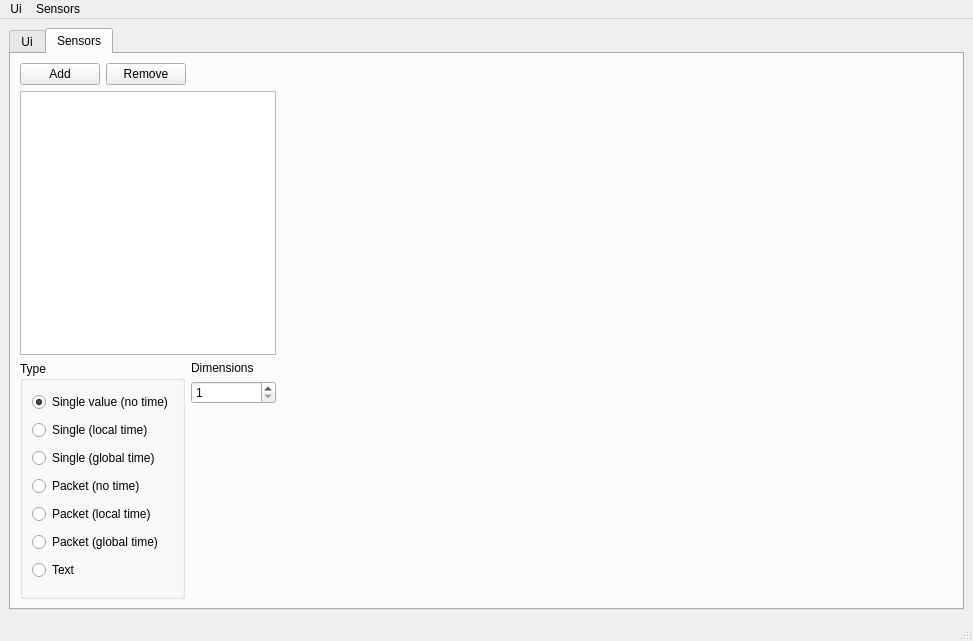
<?xml version="1.0" encoding="UTF-8"?>
<ui version="4.0">
 <class>MainWindow</class>
 <widget class="QMainWindow" name="MainWindow">
  <property name="geometry">
   <rect>
    <x>0</x>
    <y>0</y>
    <width>973</width>
    <height>641</height>
   </rect>
  </property>
  <property name="windowTitle">
   <string>MainWindow</string>
  </property>
  <widget class="QWidget" name="centralwidget">
   <layout class="QHBoxLayout" name="horizontalLayout" stretch="0">
    <property name="leftMargin">
     <number>9</number>
    </property>
    <property name="topMargin">
     <number>9</number>
    </property>
    <property name="rightMargin">
     <number>9</number>
    </property>
    <item>
     <widget class="QTabWidget" name="tabWidget">
      <property name="currentIndex">
       <number>1</number>
      </property>
      <widget class="QWidget" name="tab">
       <attribute name="title">
        <string>Ui</string>
       </attribute>
       <layout class="QHBoxLayout" name="horizontalLayout_4" stretch="1,2">
        <property name="leftMargin">
         <number>4</number>
        </property>
        <property name="topMargin">
         <number>4</number>
        </property>
        <property name="rightMargin">
         <number>4</number>
        </property>
        <property name="bottomMargin">
         <number>4</number>
        </property>
        <item>
         <widget class="QWidget" name="widget" native="true">
          <layout class="QVBoxLayout" name="verticalLayout_4" stretch="0,4,1">
           <property name="leftMargin">
            <number>0</number>
           </property>
           <property name="topMargin">
            <number>0</number>
           </property>
           <property name="rightMargin">
            <number>0</number>
           </property>
           <property name="bottomMargin">
            <number>0</number>
           </property>
           <item>
            <widget class="QWidget" name="toolbar" native="true">
             <layout class="QHBoxLayout" name="horizontalLayout_3">
              <property name="leftMargin">
               <number>0</number>
              </property>
              <property name="topMargin">
               <number>0</number>
              </property>
              <property name="rightMargin">
               <number>0</number>
              </property>
              <property name="bottomMargin">
               <number>0</number>
              </property>
              <item>
               <widget class="QPushButton" name="addGroupBtn">
                <property name="minimumSize">
                 <size>
                  <width>41</width>
                  <height>26</height>
                 </size>
                </property>
                <property name="maximumSize">
                 <size>
                  <width>41</width>
                  <height>26</height>
                 </size>
                </property>
                <property name="font">
                 <font>
                  <weight>75</weight>
                  <bold>true</bold>
                 </font>
                </property>
                <property name="toolTip">
                 <string>Add group</string>
                </property>
                <property name="text">
                 <string>+ Grp</string>
                </property>
               </widget>
              </item>
              <item>
               <widget class="QPushButton" name="addControlBtn">
                <property name="minimumSize">
                 <size>
                  <width>41</width>
                  <height>26</height>
                 </size>
                </property>
                <property name="maximumSize">
                 <size>
                  <width>41</width>
                  <height>26</height>
                 </size>
                </property>
                <property name="font">
                 <font>
                  <weight>75</weight>
                  <bold>true</bold>
                 </font>
                </property>
                <property name="toolTip">
                 <string>Add control</string>
                </property>
                <property name="text">
                 <string>+ Ctl</string>
                </property>
               </widget>
              </item>
              <item>
               <widget class="QPushButton" name="addParamBtn">
                <property name="minimumSize">
                 <size>
                  <width>41</width>
                  <height>26</height>
                 </size>
                </property>
                <property name="maximumSize">
                 <size>
                  <width>41</width>
                  <height>26</height>
                 </size>
                </property>
                <property name="font">
                 <font>
                  <weight>75</weight>
                  <bold>true</bold>
                 </font>
                </property>
                <property name="toolTip">
                 <string>Add parameter</string>
                </property>
                <property name="text">
                 <string>+ Prm</string>
                </property>
               </widget>
              </item>
              <item>
               <widget class="QPushButton" name="removeBtn">
                <property name="minimumSize">
                 <size>
                  <width>41</width>
                  <height>26</height>
                 </size>
                </property>
                <property name="maximumSize">
                 <size>
                  <width>41</width>
                  <height>26</height>
                 </size>
                </property>
                <property name="font">
                 <font>
                  <weight>75</weight>
                  <bold>true</bold>
                 </font>
                </property>
                <property name="toolTip">
                 <string>Remove element</string>
                </property>
                <property name="text">
                 <string>--</string>
                </property>
               </widget>
              </item>
              <item>
               <spacer name="horizontalSpacer">
                <property name="orientation">
                 <enum>Qt::Horizontal</enum>
                </property>
                <property name="sizeHint" stdset="0">
                 <size>
                  <width>47</width>
                  <height>20</height>
                 </size>
                </property>
               </spacer>
              </item>
             </layout>
            </widget>
           </item>
           <item>
            <widget class="QTreeWidget" name="controlsTree">
             <attribute name="headerVisible">
              <bool>false</bool>
             </attribute>
             <column>
              <property name="text">
               <string notr="true">1</string>
              </property>
             </column>
            </widget>
           </item>
           <item>
            <widget class="QWidget" name="elemPropsWidget" native="true"/>
           </item>
          </layout>
         </widget>
        </item>
        <item>
         <widget class="QWidget" name="widget_2" native="true">
          <layout class="QVBoxLayout" name="verticalLayout_3" stretch="2,1">
           <property name="leftMargin">
            <number>0</number>
           </property>
           <property name="topMargin">
            <number>0</number>
           </property>
           <property name="rightMargin">
            <number>0</number>
           </property>
           <property name="bottomMargin">
            <number>0</number>
           </property>
           <item>
            <widget class="QScrollArea" name="controlsView">
             <property name="widgetResizable">
              <bool>true</bool>
             </property>
             <widget class="QWidget" name="scrollAreaWidgetContents">
              <property name="geometry">
               <rect>
                <x>0</x>
                <y>0</y>
                <width>98</width>
                <height>28</height>
               </rect>
              </property>
             </widget>
            </widget>
           </item>
           <item>
            <widget class="QTextEdit" name="commandsLogView">
             <property name="readOnly">
              <bool>true</bool>
             </property>
            </widget>
           </item>
          </layout>
         </widget>
        </item>
       </layout>
      </widget>
      <widget class="QWidget" name="tab_2">
       <attribute name="title">
        <string>Sensors</string>
       </attribute>
       <layout class="QHBoxLayout" name="horizontalLayout_7" stretch="0,1">
        <item>
         <widget class="QWidget" name="widget_3" native="true">
          <layout class="QVBoxLayout" name="verticalLayout_6" stretch="0,1,0">
           <property name="leftMargin">
            <number>0</number>
           </property>
           <property name="topMargin">
            <number>0</number>
           </property>
           <property name="rightMargin">
            <number>0</number>
           </property>
           <property name="bottomMargin">
            <number>0</number>
           </property>
           <item>
            <widget class="QWidget" name="widget_4" native="true">
             <layout class="QHBoxLayout" name="horizontalLayout_5">
              <property name="leftMargin">
               <number>0</number>
              </property>
              <property name="topMargin">
               <number>0</number>
              </property>
              <property name="rightMargin">
               <number>0</number>
              </property>
              <property name="bottomMargin">
               <number>0</number>
              </property>
              <item>
               <widget class="QPushButton" name="addSensorBtn">
                <property name="text">
                 <string>Add</string>
                </property>
               </widget>
              </item>
              <item>
               <widget class="QPushButton" name="delSensorBtn">
                <property name="text">
                 <string>Remove</string>
                </property>
               </widget>
              </item>
              <item>
               <spacer name="horizontalSpacer_3">
                <property name="orientation">
                 <enum>Qt::Horizontal</enum>
                </property>
                <property name="sizeHint" stdset="0">
                 <size>
                  <width>81</width>
                  <height>20</height>
                 </size>
                </property>
               </spacer>
              </item>
             </layout>
            </widget>
           </item>
           <item>
            <widget class="QListWidget" name="sensorsTree"/>
           </item>
           <item>
            <widget class="QWidget" name="widget_5" native="true">
             <layout class="QHBoxLayout" name="horizontalLayout_6">
              <property name="leftMargin">
               <number>0</number>
              </property>
              <property name="topMargin">
               <number>0</number>
              </property>
              <property name="rightMargin">
               <number>0</number>
              </property>
              <property name="bottomMargin">
               <number>0</number>
              </property>
              <item>
               <widget class="QGroupBox" name="sensorTypeGroup">
                <property name="title">
                 <string>Type</string>
                </property>
                <layout class="QVBoxLayout" name="verticalLayout">
                 <item>
                  <widget class="QRadioButton" name="singleNTSensorBtn">
                   <property name="text">
                    <string>Single value (no time)</string>
                   </property>
                   <property name="checked">
                    <bool>true</bool>
                   </property>
                  </widget>
                 </item>
                 <item>
                  <widget class="QRadioButton" name="singleLTSensorBtn">
                   <property name="text">
                    <string>Single (local time)</string>
                   </property>
                  </widget>
                 </item>
                 <item>
                  <widget class="QRadioButton" name="singleGTSensorBtn">
                   <property name="text">
                    <string>Single (global time)</string>
                   </property>
                  </widget>
                 </item>
                 <item>
                  <widget class="QRadioButton" name="packetNTSensorBtn">
                   <property name="text">
                    <string>Packet (no time)</string>
                   </property>
                  </widget>
                 </item>
                 <item>
                  <widget class="QRadioButton" name="packetLTSensorBtn">
                   <property name="text">
                    <string>Packet (local time)</string>
                   </property>
                  </widget>
                 </item>
                 <item>
                  <widget class="QRadioButton" name="packetGTSensorBtn">
                   <property name="text">
                    <string>Packet (global time)</string>
                   </property>
                  </widget>
                 </item>
                 <item>
                  <widget class="QRadioButton" name="textSensorBtn">
                   <property name="text">
                    <string>Text</string>
                   </property>
                  </widget>
                 </item>
                </layout>
               </widget>
              </item>
              <item>
               <widget class="QWidget" name="widget_6" native="true">
                <layout class="QVBoxLayout" name="verticalLayout_5">
                 <property name="leftMargin">
                  <number>0</number>
                 </property>
                 <property name="topMargin">
                  <number>0</number>
                 </property>
                 <property name="rightMargin">
                  <number>0</number>
                 </property>
                 <property name="bottomMargin">
                  <number>0</number>
                 </property>
                 <item>
                  <widget class="QLabel" name="label">
                   <property name="text">
                    <string>Dimensions</string>
                   </property>
                  </widget>
                 </item>
                 <item>
                  <widget class="QSpinBox" name="sensorDimsEdit">
                   <property name="minimum">
                    <number>1</number>
                   </property>
                   <property name="maximum">
                    <number>2147483647</number>
                   </property>
                  </widget>
                 </item>
                 <item>
                  <spacer name="verticalSpacer">
                   <property name="orientation">
                    <enum>Qt::Vertical</enum>
                   </property>
                   <property name="sizeHint" stdset="0">
                    <size>
                     <width>20</width>
                     <height>195</height>
                    </size>
                   </property>
                  </spacer>
                 </item>
                </layout>
               </widget>
              </item>
             </layout>
            </widget>
           </item>
          </layout>
         </widget>
        </item>
        <item>
         <spacer name="horizontalSpacer_2">
          <property name="orientation">
           <enum>Qt::Horizontal</enum>
          </property>
          <property name="sizeHint" stdset="0">
           <size>
            <width>668</width>
            <height>20</height>
           </size>
          </property>
         </spacer>
        </item>
       </layout>
      </widget>
     </widget>
    </item>
   </layout>
  </widget>
  <widget class="QMenuBar" name="menubar">
   <property name="geometry">
    <rect>
     <x>0</x>
     <y>0</y>
     <width>973</width>
     <height>20</height>
    </rect>
   </property>
   <widget class="QMenu" name="menuFile">
    <property name="title">
     <string>Ui</string>
    </property>
    <addaction name="openUiXmlAction"/>
    <addaction name="openUiJsonAction"/>
    <addaction name="saveUiXmlAction"/>
    <addaction name="saveUiJsonAction"/>
    <addaction name="copyUiXmlAsCVarAction"/>
    <addaction name="copyUiJsonAsCVarAction"/>
   </widget>
   <widget class="QMenu" name="menuSensors">
    <property name="title">
     <string>Sensors</string>
    </property>
    <addaction name="openSensorsXmlAction"/>
    <addaction name="openSensorsJsonAction"/>
    <addaction name="saveSensorsXmlAction"/>
    <addaction name="saveSensorsJsonAction"/>
    <addaction name="copySensorsXmlAsCVarAction"/>
    <addaction name="copySensorsJsonAsCVarAction"/>
   </widget>
   <addaction name="menuFile"/>
   <addaction name="menuSensors"/>
  </widget>
  <widget class="QStatusBar" name="statusbar"/>
  <action name="openUiXmlAction">
   <property name="text">
    <string>Open xml</string>
   </property>
  </action>
  <action name="saveUiJsonAction">
   <property name="text">
    <string>Save as json</string>
   </property>
  </action>
  <action name="saveUiXmlAction">
   <property name="text">
    <string>Save as xml</string>
   </property>
  </action>
  <action name="copyUiXmlAsCVarAction">
   <property name="text">
    <string>Copy xml to buffer as C var</string>
   </property>
  </action>
  <action name="copyUiJsonAsCVarAction">
   <property name="text">
    <string>Copy json to buffer as C var</string>
   </property>
  </action>
  <action name="openUiJsonAction">
   <property name="text">
    <string>Open json</string>
   </property>
  </action>
  <action name="openSensorsXmlAction">
   <property name="text">
    <string>Open xml</string>
   </property>
  </action>
  <action name="openSensorsJsonAction">
   <property name="text">
    <string>Open json</string>
   </property>
  </action>
  <action name="saveSensorsXmlAction">
   <property name="text">
    <string>Save as xml</string>
   </property>
  </action>
  <action name="saveSensorsJsonAction">
   <property name="text">
    <string>Save as json</string>
   </property>
  </action>
  <action name="copySensorsXmlAsCVarAction">
   <property name="text">
    <string>Copy xml to buffer as C var</string>
   </property>
  </action>
  <action name="copySensorsJsonAsCVarAction">
   <property name="text">
    <string>Copy json to Buffer as C var</string>
   </property>
  </action>
 </widget>
 <resources/>
 <connections/>
</ui>
